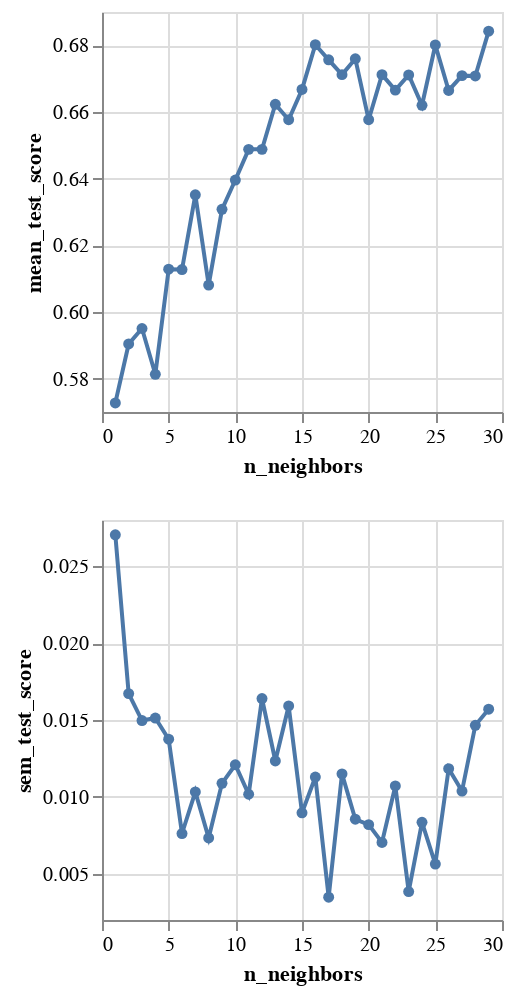

Here is the notebook cell this chart was saved with:
### Markdown cell above
We will check the cross-validation accuracy estimate and the standard error for the K values from 1 to 29.

### Code cell
accuracies_grid_restbp_maxhr = pd.DataFrame(
    tune_grid_restbp_maxhr.fit(X_train_restbp_maxhr, y).cv_results_
)

accuracies_restbp_maxhr = accuracies_grid_restbp_maxhr[["param_kneighborsclassifier__n_neighbors", "mean_test_score", "std_test_score"]
              ].assign(
                  sem_test_score = accuracies_grid_restbp_maxhr["std_test_score"] / 10**(1/2)
              ).rename(
                  columns = {"param_kneighborsclassifier__n_neighbors" : "n_neighbors"}
              ).drop(
                  columns = ["std_test_score"]
              )

accuracy_k_grid_restbp_maxhr = (
    alt.Chart(accuracies_restbp_maxhr)
    .mark_line(point=True)
    .encode(
      alt.X(alt.repeat("column"), type='quantitative'),
      alt.Y(alt.repeat("row"), type='quantitative', scale=alt.Scale(zero=False)),
    )
    .properties(width=200, height=200)
    .repeat(
      row=['mean_test_score', 'sem_test_score'],
      column=['n_neighbors']
    )
)
accuracy_k_grid_restbp_maxhr

### Figure 1 — Vega-Lite specification as saved in the notebook (floating-point values rounded to 4 significant figures)
{"config": {"view": {"continuousWidth": 400, "continuousHeight": 300}}, "repeat": {"column": ["n_neighbors"], "row": ["mean_test_score", "sem_test_score"]}, "spec": {"data": {"name": "data-5d7bf98794cb63deb84b6c4f6e6fec61"}, "mark": {"type": "line", "point": true}, "encoding": {"x": {"field": {"repeat": "column"}, "type": "quantitative"}, "y": {"field": {"repeat": "row"}, "scale": {"zero": false}, "type": "quantitative"}}, "height": 200, "width": 200}, "$schema": "https://vega.github.io/schema/vega-lite/v4.17.0.json", "datasets": {"data-5d7bf98794cb63deb84b6c4f6e6fec61": [{"n_neighbors": 1, "mean_test_score": 0.5727, "sem_test_score": 0.02704}, {"n_neighbors": 2, "mean_test_score": 0.5904, "sem_test_score": 0.01672}, {"n_neighbors": 3, "mean_test_score": 0.5951, "sem_test_score": 0.01496}, {"n_neighbors": 4, "mean_test_score": 0.5813, "sem_test_score": 0.01513}, {"n_neighbors": 5, "mean_test_score": 0.6128, "sem_test_score": 0.01376}, {"n_neighbors": 6, "mean_test_score": 0.6127, "sem_test_score": 0.007622}, {"n_neighbors": 7, "mean_test_score": 0.6352, "sem_test_score": 0.01033}, {"n_neighbors": 8, "mean_test_score": 0.6081, "sem_test_score": 0.007332}, {"n_neighbors": 9, "mean_test_score": 0.6308, "sem_test_score": 0.01089}, {"n_neighbors": 10, "mean_test_score": 0.6396, "sem_test_score": 0.01209}, {"n_neighbors": 11, "mean_test_score": 0.6488, "sem_test_score": 0.01017}, {"n_neighbors": 12, "mean_test_score": 0.6488, "sem_test_score": 0.01639}, {"n_neighbors": 13, "mean_test_score": 0.6623, "sem_test_score": 0.01234}, {"n_neighbors": 14, "mean_test_score": 0.6577, "sem_test_score": 0.01591}, {"n_neighbors": 15, "mean_test_score": 0.6668, "sem_test_score": 0.008965}, {"n_neighbors": 16, "mean_test_score": 0.6802, "sem_test_score": 0.01129}, {"n_neighbors": 17, "mean_test_score": 0.6757, "sem_test_score": 0.003482}, {"n_neighbors": 18, "mean_test_score": 0.6712, "sem_test_score": 0.0115}, {"n_neighbors": 19, "mean_test_score": 0.676, "sem_test_score": 0.00855}, {"n_neighbors": 20, "mean_test_score": 0.6577, "sem_test_score": 0.008199}, {"n_neighbors": 21, "mean_test_score": 0.6712, "sem_test_score": 0.007042}, {"n_neighbors": 22, "mean_test_score": 0.6666, "sem_test_score": 0.01071}, {"n_neighbors": 23, "mean_test_score": 0.6711, "sem_test_score": 0.003846}, {"n_neighbors": 24, "mean_test_score": 0.662, "sem_test_score": 0.008349}, {"n_neighbors": 25, "mean_test_score": 0.6801, "sem_test_score": 0.005638}, {"n_neighbors": 26, "mean_test_score": 0.6665, "sem_test_score": 0.01184}, {"n_neighbors": 27, "mean_test_score": 0.6709, "sem_test_score": 0.01038}, {"n_neighbors": 28, "mean_test_score": 0.6708, "sem_test_score": 0.01466}, {"n_neighbors": 29, "mean_test_score": 0.6842, "sem_test_score": 0.0157}]}}
